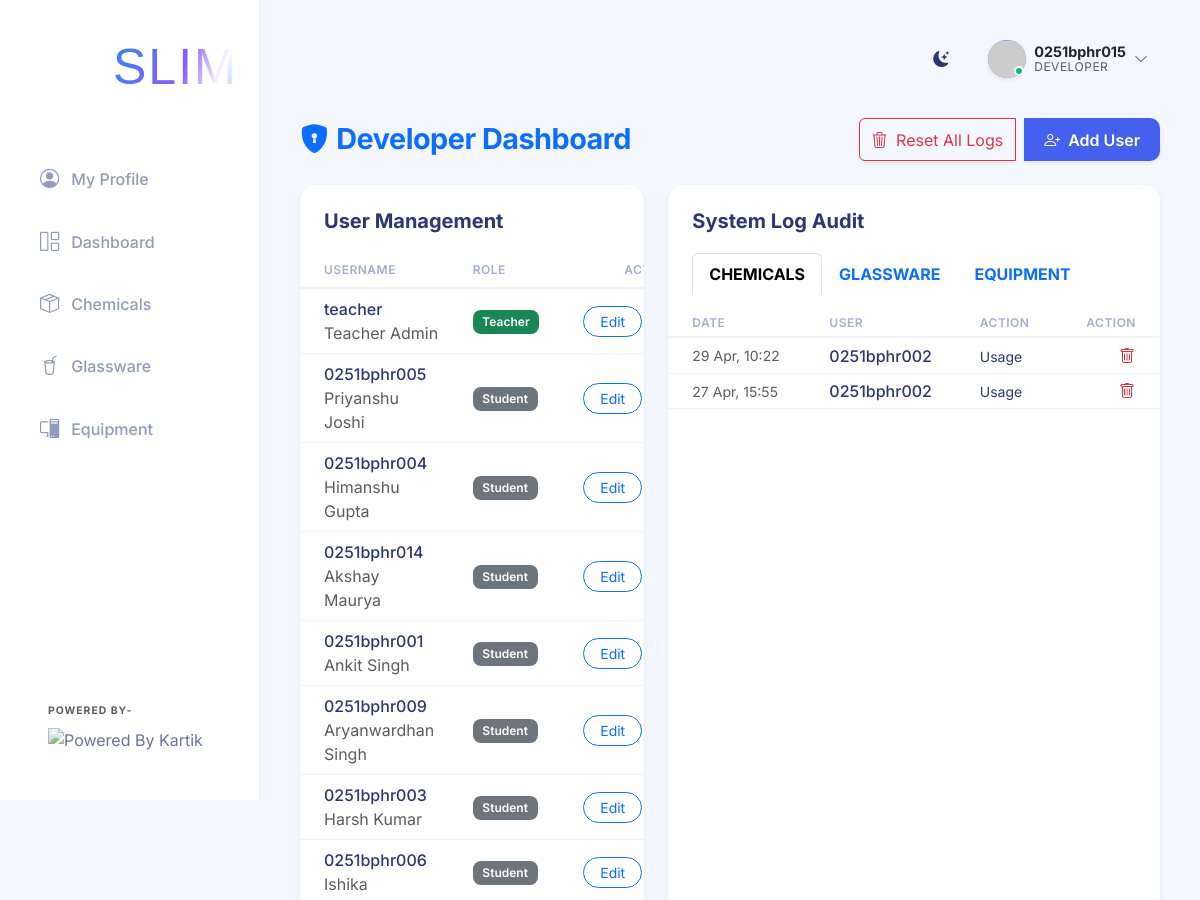
The app's page /developer/dashboard (signed in, upper part), older data.
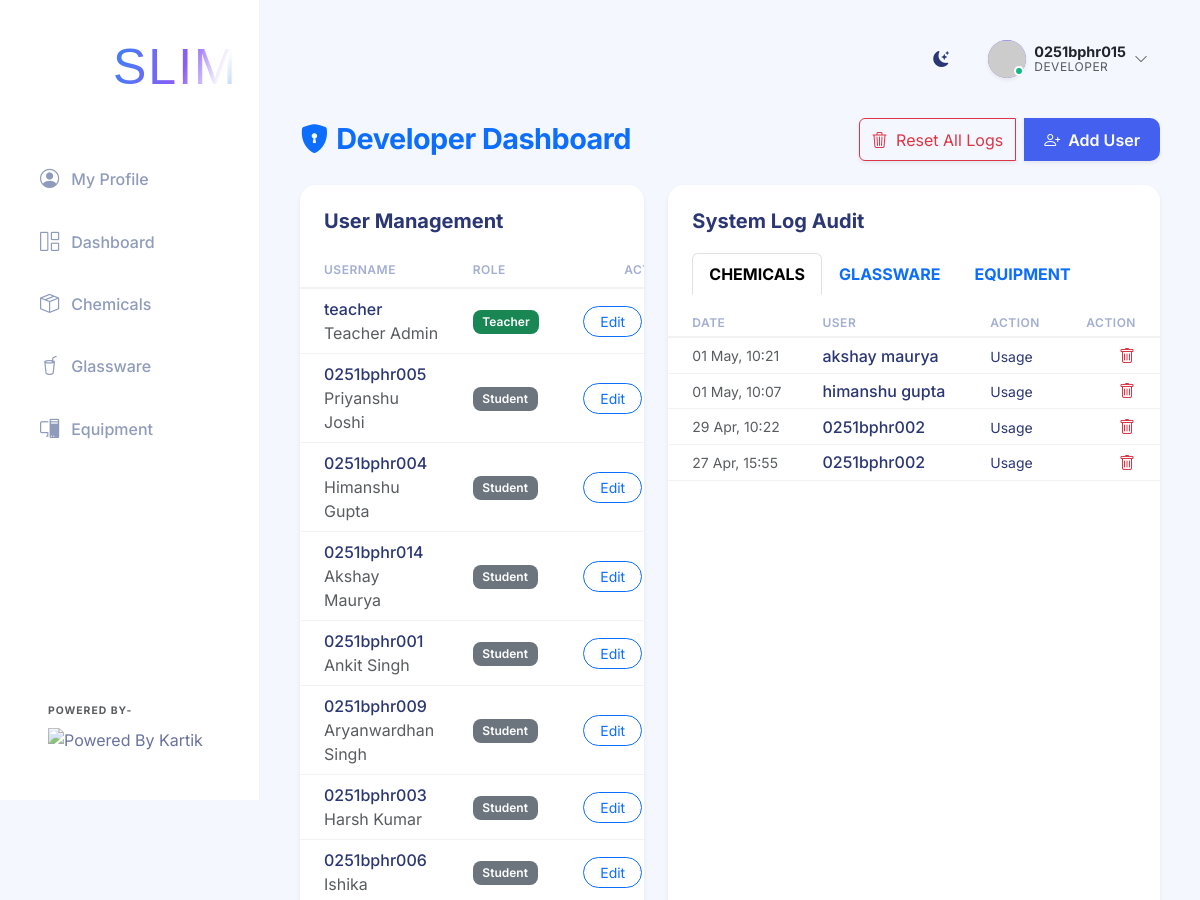
The same page, newer data.
### app.py (models this page shows)
class User(UserMixin, db.Model):
    id = db.Column(db.Integer, primary_key=True)
    username = db.Column(db.String(100), unique=True, nullable=False)
    password_hash = db.Column(db.String(200), nullable=False)
    role = db.Column(db.String(50), nullable=False) # 'teacher', 'student', or 'developer'
    full_name = db.Column(db.String(150), nullable=True)
    roll_number = db.Column(db.String(50), nullable=True)
    email = db.Column(db.String(150), nullable=True)
    phone = db.Column(db.String(20), nullable=True)

class UsageLog(db.Model):
    id = db.Column(db.Integer, primary_key=True)
    chemical_id = db.Column(db.Integer, db.ForeignKey('chemical.id'), nullable=False)
    user_name = db.Column(db.String(100), nullable=False)
    action = db.Column(db.String(50), nullable=False, default='Usage') # Usage, Restock, Adjustment
    quantity_change = db.Column(db.Float, nullable=False) # Positive for restock, negative for usage
    purpose = db.Column(db.String(255), nullable=True)
    date = db.Column(db.DateTime, nullable=False, default=datetime.utcnow)

### app.py (the view)
@app.route('/developer/dashboard')
@developer_required
def developer_dashboard():
    users = User.query.all()
    chemical_logs = UsageLog.query.order_by(UsageLog.date.desc()).all()
    glassware_logs = GlasswareLog.query.order_by(GlasswareLog.date.desc()).all()
    equipment_logs = EquipmentLog.query.order_by(EquipmentLog.date.desc()).all()
    return render_template('developer_dashboard.html',
                           users=users,
                           chemical_logs=chemical_logs,
                           glassware_logs=glassware_logs,
                           equipment_logs=equipment_logs)

### app.py (called while the page is built)
@login_manager.user_loader
def load_user(user_id):
    return User.query.get(int(user_id))

def developer_required(f):
    @wraps(f)
    def decorated_function(*args, **kwargs):
        if not current_user.is_authenticated or current_user.role != 'developer':
            flash('Access Restricted: Developer Mode only.', 'danger')
            return redirect(url_for('dashboard'))
        return f(*args, **kwargs)
    return decorated_function

### templates/developer_dashboard.html (shortened to what the changed rows need)
{% extends 'base.html' %}
{% block content %}
<div class="d-flex justify-content-between align-items-center mb-4">
    <h2 class="page-title mb-0 text-primary"><i class="bi bi-shield-lock-fill me-2"></i>Developer Dashboard</h2>
</div>
<div class="row g-4">
    <div class="col-12 col-xl-5">
        <div class="card shadow-sm border-0 h-100">
            <div class="card-body p-0">
                <div class="table-responsive">
                    <table class="table table-hover align-middle mb-0">
                        <thead class="bg-light">
                            <tr>
                                <th class="px-4">USERNAME</th>
                                <th>ROLE</th>
                                <th class="text-end px-4">ACTIONS</th>
                            </tr>
                        </thead>
                        <tbody>
                            {% for user in users %}
                            <tr>
                                <td class="px-4 fw-medium">
                                    {{ user.username }}
                                    {% if user.full_name %}<div class="tiny text-muted fw-normal">{{ user.full_name }}</div>{% endif %}
                                </td>
                                <td>
                                    <span class="badge {% if user.role == 'developer' %}bg-primary{% elif user.role == 'teacher' %}bg-success{% else %}bg-secondary{% endif %}">
                                        {{ user.role|capitalize }}
                                    </span>
                                </td>
                                <td class="text-end px-4">
                                    <div class="d-flex align-items-center justify-content-end gap-2">
                                        <button class="btn btn-sm btn-outline-primary rounded-pill px-3" data-bs-toggle="modal" data-bs-target="#editUserModal{{ user.id }}">
                                            Edit
                                        </button>
                                    </div>
                                </td>
                            </tr>
                            {% endfor %}
                        </tbody>
                    </table>
                </div>
            </div>
        </div>
    </div>
    <div class="col-12 col-xl-7">
        <div class="card shadow-sm border-0 h-100">
            <div class="card-body p-0">
                <div class="tab-content px-0">
                    <div class="tab-pane fade show active" id="chemLogs">
                        <div class="table-responsive" style="max-height: 400px; overflow-y: auto;">
                            <table class="table table-sm table-hover align-middle mb-0">
                                <thead class="bg-light">
                                    <tr>
                                        <th class="ps-4">DATE</th>
                                        <th>USER</th>
                                        <th>ACTION</th>
                                        <th class="text-end pe-4">ACTION</th>
                                    </tr>
                                </thead>
                                <tbody>
                                    {% for log in chemical_logs %}
                                    <tr>
                                        <td class="ps-4 small text-muted">{{ log.date.strftime('%d %b, %H:%M') }}</td>
                                        <td class="fw-medium">{{ log.user_name }}</td>
                                        <td><span class="small">{{ log.action }}</span></td>
                                        <td class="text-end pe-4">
                                            <form action="{{ url_for('dev_delete_log', type='chemical', id=log.id) }}" method="POST" style="display: inline;">
                                                <button type="submit" class="btn btn-link text-danger p-0"><i class="bi bi-trash"></i></button>
                                            </form>
                                        </td>
                                    </tr>
                                    {% endfor %}
                                </tbody>
                            </table>
                        </div>
                    </div>
                </div>
            </div>
        </div>
    </div>
</div>
{% endblock %}

Row changes from the older to the newer data that the page shows:
added UsageLog: date "01 May, 10:21", user_name "akshay maurya", action "Usage"
added UsageLog: date "01 May, 10:07", user_name "himanshu gupta", action "Usage"
